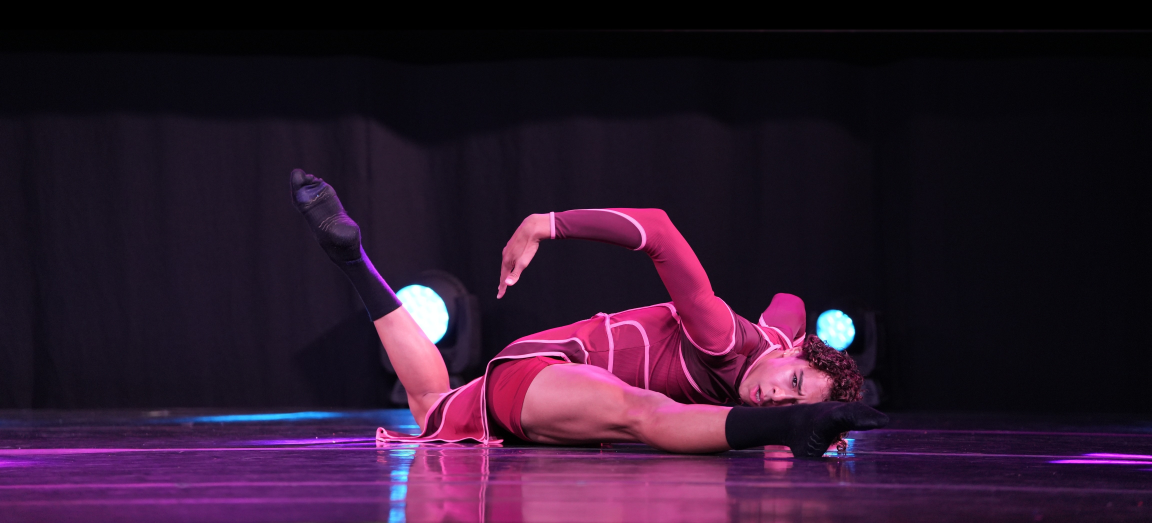
#> input picture images/photos/high res pose — hero crop.jpeg, 4608 x 2092 px (shown at 1/4 size)
$ python build-hero-images.py '../images/photos/high res pose — hero crop.jpeg'
#> lines starting #> are read from the running program, lines starting #| are printed output that depends on the picture
#!/usr/bin/env python3
"""Build every still the home hero rotation needs.

The home hero is a twelve-entry rotation (2026-09-05). Nine entries are stills
and three are muted loops; a loop still needs a poster, which is also its LCP
image and its reduced-motion / no-autoplay fallback. So all twelve entries need
the same four files, and this script makes all forty-eight from the masters.

Run from the repo root:

    python scripts/build-hero-images.py

It is deliberately reproducible: the master paths live here, nothing is edited
by hand afterwards, and it writes images/photos/hero/manifest.json with the real
pixel width of every file so index.html's srcset descriptors cannot drift from
what is actually on disk.

Two shapes come out of it.
  - Photo entries are exported as the FULL frame resized to 1600 wide with no
    crop. The hero is a tall column on desktop and a short band on a phone, and
    a file cropped to either one is wrong in the other. object-fit: cover plus a
    per-entry focal point in index.html does the cropping at render time, which
    is the only place that knows the container's shape.
  - Loop posters are cut from the video master with THE SAME crop the encode
    script uses, so the poster and the first frame of the loop are the same
    picture. Anything else pops when the video fades in.

Masters are read-only. Nothing in iCloud or the catalog is ever written to.
"""

import json
import os
import subprocess
import sys
from PIL import Image, ImageEnhance

ROOT = os.path.dirname(os.path.dirname(os.path.abspath(__file__)))
OUT = os.path.join(ROOT, 'images', 'photos', 'hero')
HOME = os.path.expanduser('~')

LIB = HOME + '/iCloudDrive/Desktop/DWD/_library/caa-2021-2026/Seasons/Season-4/GROOVE/Groove Photos'
SI = (HOME + '/iCloudDrive/Desktop/DWD/dwdPROSERIES/season-1/events/2026-07-06-summer-intensive'
      '/source/from-phone-hires/video-masters')

# letter -> master. 'photo' entries carry a path; 'frame' entries carry the video
# master plus the ffmpeg crop and seek the encode script used for that loop.
ENTRIES = {
    'A': {'kind': 'photo', 'src': 'images/photos/high res pose — hero crop.jpeg'},
    'B': {'kind': 'frame', 'src': SI + '/SHOW__jazz_daisy_remi_evie_belle_yessa_adelyn.MOV',
          'ss': '11.0', 'crop': '1400:2100:330:60'},
    'C': {'kind': 'photo', 'src': LIB + '/John-Aura/131_Aura_10.JPG'},
    'D': {'kind': 'photo', 'src': LIB + '/John-Heart of Gold/176_Heart Of Gold_38.JPG'},
    'E': {'kind': 'photo', 'src': LIB + '/John-Aura/131_Aura_66.JPG'},
    'F': {'kind': 'photo', 'src': 'images/photos/dwdc-7I6A3762.jpg'},
    'G': {'kind': 'photo', 'src': 'images/photos/A-06-06-25~4993-Enhanced-NR.jpg'},
    'H': {'kind': 'photo', 'src': 'images/photos/opt/dwdc-amuse-08-1600.webp'},
    'I': {'kind': 'photo', 'src': 'images/photos/dwdc-7I6A3724.jpg'},
    'J': {'kind': 'photo', 'src': 'images/photos/opt/story-si-firebird-1600.webp'},
    'K': {'kind': 'frame', 'src': HOME + '/iCloudDrive/Desktop/DWD/dwdPROSERIES/library/clips/teach-05_hero-arms-wide.mp4',
          'ss': '2.75', 'crop': '720:1080:500:0',
          # ss 2.75 is where the K loop starts (see scripts/encode-hero-loop.sh
          # for the ping-pong intermediate it is actually cut from), and this is
          # the same warm-and-lift grade the loop is encoded with, so the poster
          # and the first frame of the video are the same picture.
          'grade': (1.03, 1.04)},
    'M': {'kind': 'frame', 'src': SI + '/SHOW__monotony_remi_daisy_evie_john_belle_adelyn.MOV',
          # Re-cut 2026-09-05: the first pass sat two dancers on the frame
          # edges with the folding table in the middle. This crop is the solo in
          # the purple pool, held for the full seven seconds.
          'ss': '34.5', 'crop': '900:1350:340:720'},
    # JUMP Ft. Lauderdale, Oct 2026 (added 2026-10-22). Masters are the opt
    # files scripts/build-jump-media.py writes from the app's JUMP photos.
    'N': {'kind': 'photo', 'src': 'images/photos/opt/jump-pose-1600.webp'},
    'O': {'kind': 'photo', 'src': 'images/photos/opt/jump-backbend-1600.webp'},
}

# Wide (large) and narrow (small) target widths, and the encoder quality. The
# repo ceiling for all forty-eight files together is 2.5 MB, which is what these
# numbers are tuned to: the hero column is at most ~770 CSS px, so 1600 is a 2x
# file and does not need to be pretty at 100%.
SIZES = [(1600, 'wide'), (800, 'narrow')]
WEBP_Q = {1600: 72, 800: 74}
JPEG_Q = {1600: 72, 800: 74}


def load(letter, spec):
#> called with letter = 'A'
    if spec['kind'] == 'photo':
        p = spec['src']
        if not os.path.isabs(p):
            p = os.path.join(ROOT, p)
        return Image.open(p).convert('RGB')
#> returned value is the input picture: PIL image 4608x2092 RGB; mean R, G, B 45.8, 22.9, 44.8

    tmp = os.path.join(OUT, '_frame_%s.png' % letter)
    subprocess.run(
        ['ffmpeg', '-y', '-v', 'error', '-ss', spec['ss'], '-i', spec['src'],
         '-frames:v', '1', '-vf', 'crop=' + spec['crop'], tmp],
        check=True)
    im = Image.open(tmp).convert('RGB')
    im.load()
    os.remove(tmp)
    if spec.get('grade'):
        bright, sat = spec['grade']
        im = ImageEnhance.Brightness(im).enhance(bright)
        im = ImageEnhance.Color(im).enhance(sat)
    return im


def main():
    os.makedirs(OUT, exist_ok=True)
    # Letters on the command line rebuild just those entries and merge them
    # into the existing manifest (some masters live in iCloud and are not
    # always reachable from this machine).
    only = [a for a in sys.argv[1:] if a in ENTRIES]
    mpath = os.path.join(OUT, 'manifest.json')
    manifest = json.load(open(mpath)) if only and os.path.exists(mpath) else {}
    total = 0

    for letter in (only or sorted(ENTRIES)):
        spec = ENTRIES[letter]
        src = load(letter, spec)
        rec = {'src': spec['src'], 'files': {}}

        # A master narrower than 800 has only one useful size: the 800 variant
        # would be the same pixels at a different quality, i.e. a second file
        # for nothing. K's clip is 720 wide after its portrait crop.
        wanted = [t for t, _ in SIZES if t == 1600 or src.width > 800]
#> wanted = [1600, 800]

        for target in wanted:
            w = min(target, src.width)
            h = round(src.height * w / src.width)
            im = src.resize((w, h), Image.LANCZOS)

            for ext, kwargs in (
                ('webp', dict(quality=WEBP_Q[target], method=6)),
                ('jpg', dict(quality=JPEG_Q[target], optimize=True, progressive=True)),
            ):
                name = '%s-%d.%s' % (letter, target, ext)
                path = os.path.join(OUT, name)
                im.save(path, **kwargs)
                size = os.path.getsize(path)
                total += size
                rec['files'][name] = {'w': w, 'h': h, 'bytes': size}
#> this loop made 2 passes
#> pass 2, in main, `im = src.resize((w, h), Image.LANCZOS)`:
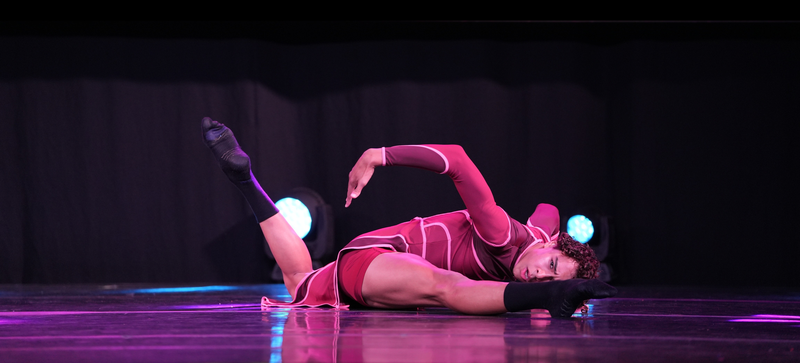
#> im: PIL image 800x363 RGB; mean R, G, B 45.8, 22.9, 44.7
#> after the loop, rec = 2 items; total = 120391

        rec['w'] = rec['files']['%s-1600.jpg' % letter]['w']
        rec['h'] = rec['files']['%s-1600.jpg' % letter]['h']
        manifest[letter] = rec
        print('%s  %5dx%-5d  %s' % (
            letter, rec['w'], rec['h'],
            '  '.join('%s %6d' % (k.split('-', 1)[1], v['bytes'])
                      for k, v in sorted(rec['files'].items()))))
#| A   1600x726    1600.jpg  58560  1600.webp  28930  800.jpg  21663  800.webp  11238

    with open(os.path.join(OUT, 'manifest.json'), 'w') as f:
        json.dump(manifest, f, indent=1, sort_keys=True)

    if only:
        total = sum(v['bytes'] for r in manifest.values() for v in r['files'].values())
    mb = total / 1048576.0
    print('\ntotal %.3f MB (budget 2.6)' % mb)
    # 2.6 since 2026-10-22: entries N and O (JUMP) put the set 40 KB over 2.5.
    if mb > 2.6:
        print('OVER BUDGET', file=sys.stderr)
        return 1
    return 0


if __name__ == '__main__':
#> (the run stopped early here; a loop or call above may not have finished)
